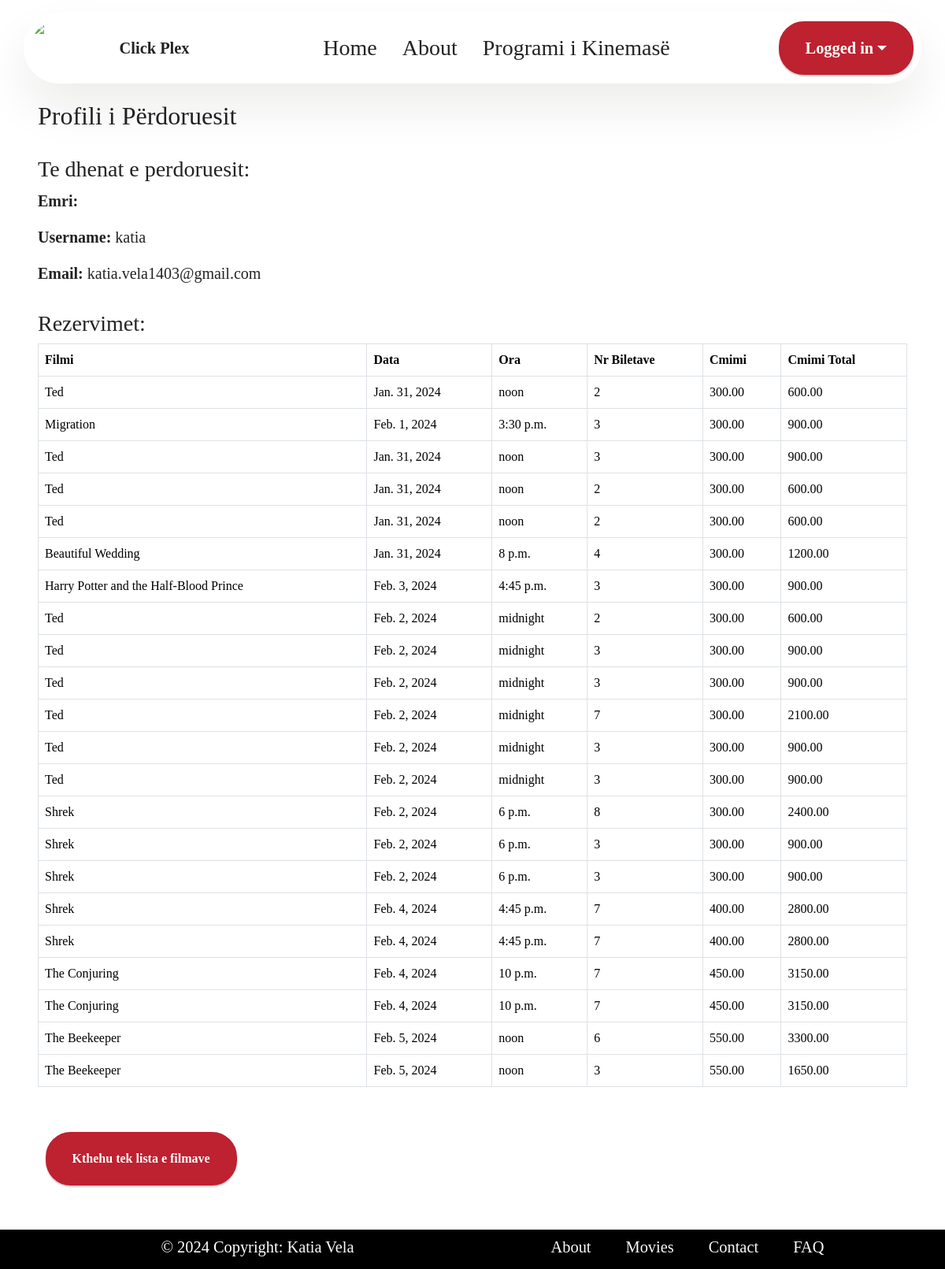
/accounts/profile/ (signed in), run on the app's committed database.
### App/models.py (models this page shows, shortened)
class Reservation(models.Model):
    user = models.ForeignKey(User, on_delete=models.CASCADE)
    showing = models.ForeignKey(Showing, on_delete=models.CASCADE)
    number_of_tickets = models.IntegerField()
    reservation_date = models.DateTimeField(auto_now_add=True)

class Showing(models.Model):
    movie = models.ForeignKey(Movie, on_delete=models.CASCADE)
    cinema = models.ForeignKey(Cinema, on_delete=models.CASCADE)
    hall = models.ForeignKey(Hall, on_delete=models.CASCADE)
    date = models.DateField()
    time = models.TimeField()
    ticket_price = models.DecimalField(max_digits=8, decimal_places=2, default=300.00)

class Movie(models.Model):
    title = models.CharField(max_length=250)
    director = models.CharField(max_length=100)
    categories = models.ManyToManyField(Category)
    actors = models.ManyToManyField(Actor,related_name='movies')
    description = models.TextField()
    duration = models.IntegerField()
    country_of_origin = models.CharField(max_length=100)
    release_year = models.DateField()
    poster_image = models.ImageField(upload_to="movies/")

### App/views.py (the view)
# urls.py: path('accounts/profile/', profile_view, name='profile'),
@login_required
def profile_view(request):
    user = request.user
    reservations = Reservation.objects.filter(user_id=user.id)
    for reservation in reservations:
        reservation.total_price = reservation.showing.ticket_price * reservation.number_of_tickets
    return render(request, 'profile.html', {'user': user, 'reservations': reservations})

### App/templates/profile.html
{% extends 'base/index.html' %}
{% load static %}
{% block content %}
<section class="cid-u2aXRc00UE container-fluid">
    <div class="container">
        <h2 class="mt-4 mb-4">Profili i Përdoruesit</h2>
        <div class="user-info mb-4">
            <h3>Te dhenat e perdoruesit:</h3>
            <p class="lead"><strong>Emri:</strong> {{ user.first_name }} {{ user.last_name }}</p>
            <p class="lead"><strong>Username:</strong> {{ user.username }}</p>
            <p class="lead"><strong>Email:</strong> {{ user.email }}</p>
        </div>
        <div class="reservations mb-4">
            <h3>Rezervimet:</h3>
            {% if reservations %}
                <div class="table-responsive">
                    <table class="table table-hover  table-bordered ">
                        <thead class="thead-dark">
                            <tr>
                                <th scope="col">Filmi</th>
                                <th scope="col">Data</th>
                                <th scope="col">Ora</th>
                                <th scope="col">Nr Biletave</th>
                                <th scope="col">Cmimi</th>
                                <th scope="col">Cmimi Total</th>
                            </tr>
                        </thead>
                        <tbody>
                            {% for reservation in reservations %}
                                <tr>
                                    <td>{{ reservation.showing.movie.title }}</td>
                                    <td>{{ reservation.showing.date }}</td>
                                    <td>{{ reservation.showing.time }}</td>
                                    <td>{{ reservation.number_of_tickets }}</td>
                                    <td>{{ reservation.showing.ticket_price }}</td>
                                    <td>{{ reservation.total_price }}</td>
                                </tr>
                            {% endfor %}
                        </tbody>
                    </table>
                </div>
            {% else %}
                <p class="lead">Nuk ka rezervime.</p>
            {% endif %}
        </div>
        <a href="{% url 'movie_list' %}" class="btn btn-danger rounded-5">Kthehu tek lista e filmave</a>
    </div>
</section>
{% endblock %}

### App/static/css/style1.css (style rules this page uses)
section { background-color: #ffffff; }
body { font-style: normal; line-height: 1.5; font-weight: 400; color: #232323; position: relative; }
section, .container, .container-fluid { position: relative; word-wrap: break-word; }
a { font-style: normal; font-weight: 400; cursor: pointer; }
a, a:hover { text-decoration: none; }
h1, h2, h3, h4, h5, h6, .display-1, .display-2, .display-4, .display-5, .display-7, span, p, a { word-break: break-word; word-wrap: break-word; font-weight: 400; }
b, strong { font-weight: bold; }
section { background-position: 50% 50%; background-repeat: no-repeat; background-size: cover; }
.btn { font-weight: 600; border-width: 1px; font-style: normal; margin: 0.6rem 0.6rem; white-space: normal; transition: all 0.2s ease-in-out; display: inline-flex; align-items: center; justify-content: center; word-break: break-word; }
html, body { height: auto; min-height: 100vh; }
.mt-4 { margin-top: 2rem !important; }
.mb-4 { margin-bottom: 2rem !important; }
.container, .container-fluid { padding-left: 16px; padding-right: 16px; }
@media (min-width: 992px) { .container-fluid { padding-left: 32px; padding-right: 32px; } }

### App/static/css/additional.css (style rules this page uses)
.btn { border-width: 2px; }
body { font-family: var(--display1-font, 'Inter Tight'); background: color-mix(in srgb, var(--dominant-color, #0f1305) 10%, transparent); }
.btn { padding: 1.25rem 2rem; border-radius: 4px; }
.btn-danger, .btn-danger:active { background-color: var(--danger-color, #ffea64) !important; border-color: var(--danger-color, #ffea64) !important; color: var(--danger-text, #645600) !important; box-shadow: 0 2px 2px 0 rgba(0, 0, 0, 0.2); }
a, a:hover { color: var(--primary-color, #9fe870); }
body { overflow-x: hidden; }
a { transition: color 0.6s; }

### App/templates/base/index.html (style rules this page uses)
:root { --background: #EAEAEC; --dominant-color: #2B2D42; --primary-color: #EF233C; --secondary-color: #8D99AE; --success-color: #23BC75; --danger-color: #BE2130; --warning-color: #DFA700; --info-color: #0BB2D4; --background-text: #000000; --dominant-text: #FFFFFF; --primary-text: #FFFFFF; --secondary-text: #000000; --success-text: #FFFFFF; --danger-text: #FFFFFF; --warning-text: #000000; --info-text: #FFFFFF; }
.cid-u2aXRc00UE { padding-top: 6rem; padding-bottom: 6rem; background-color: #ffffff; }

### data on the page
Reservation: showing.movie "Ted", showing "Jan. 31, 2024", showing.time "noon", number_of_tickets "2", showing.ticket_price "300.00", total_price "600.00"
Reservation: showing.movie "Migration", showing "Feb. 1, 2024", showing.time "3:30 p.m.", number_of_tickets "3", showing.ticket_price "300.00", total_price "900.00"
Reservation: showing.movie "Ted", showing "Jan. 31, 2024", showing.time "noon", number_of_tickets "3", showing.ticket_price "300.00", total_price "900.00"
Reservation: showing.movie "Ted", showing "Jan. 31, 2024", showing.time "noon", number_of_tickets "2", showing.ticket_price "300.00", total_price "600.00"
Reservation: showing.movie "Ted", showing "Jan. 31, 2024", showing.time "noon", number_of_tickets "2", showing.ticket_price "300.00", total_price "600.00"
Reservation: showing.movie "Beautiful Wedding", showing "Jan. 31, 2024", showing.time "8 p.m.", number_of_tickets "4", showing.ticket_price "300.00", total_price "1200.00"
Reservation: showing.movie "Harry Potter and the Half-Blood Prince", showing "Feb. 3, 2024", showing.time "4:45 p.m.", number_of_tickets "3", showing.ticket_price "300.00", total_price "900.00"
Reservation: showing.movie "Ted", showing "Feb. 2, 2024", showing.time "midnight", number_of_tickets "2", showing.ticket_price "300.00", total_price "600.00"
Reservation: showing.movie "Ted", showing "Feb. 2, 2024", showing.time "midnight", number_of_tickets "3", showing.ticket_price "300.00", total_price "900.00"
Reservation: showing.movie "Ted", showing "Feb. 2, 2024", showing.time "midnight", number_of_tickets "3", showing.ticket_price "300.00", total_price "900.00"
Reservation: showing.movie "Ted", showing "Feb. 2, 2024", showing.time "midnight", number_of_tickets "7", showing.ticket_price "300.00", total_price "2100.00"
Reservation: showing.movie "Ted", showing "Feb. 2, 2024", showing.time "midnight", number_of_tickets "3", showing.ticket_price "300.00", total_price "900.00"
Reservation: showing.movie "Ted", showing "Feb. 2, 2024", showing.time "midnight", number_of_tickets "3", showing.ticket_price "300.00", total_price "900.00"
Reservation: showing.movie "Shrek", showing "Feb. 2, 2024", showing.time "6 p.m.", number_of_tickets "8", showing.ticket_price "300.00", total_price "2400.00"
Reservation: showing.movie "Shrek", showing "Feb. 2, 2024", showing.time "6 p.m.", number_of_tickets "3", showing.ticket_price "300.00", total_price "900.00"
Reservation: showing.movie "Shrek", showing "Feb. 2, 2024", showing.time "6 p.m.", number_of_tickets "3", showing.ticket_price "300.00", total_price "900.00"
Reservation: showing.movie "Shrek", showing "Feb. 4, 2024", showing.time "4:45 p.m.", number_of_tickets "7", showing.ticket_price "400.00", total_price "2800.00"
Reservation: showing.movie "Shrek", showing "Feb. 4, 2024", showing.time "4:45 p.m.", number_of_tickets "7", showing.ticket_price "400.00", total_price "2800.00"
Reservation: showing.movie "The Conjuring", showing "Feb. 4, 2024", showing.time "10 p.m.", number_of_tickets "7", showing.ticket_price "450.00", total_price "3150.00"
Reservation: showing.movie "The Conjuring", showing "Feb. 4, 2024", showing.time "10 p.m.", number_of_tickets "7", showing.ticket_price "450.00", total_price "3150.00"
Reservation: showing.movie "The Beekeeper", showing "Feb. 5, 2024", showing.time "noon", number_of_tickets "6", showing.ticket_price "550.00", total_price "3300.00"
Reservation: showing.movie "The Beekeeper", showing "Feb. 5, 2024", showing.time "noon", number_of_tickets "3", showing.ticket_price "550.00", total_price "1650.00"

### other printed values
{{ user.username }} "katia"
{{ user.email }} "katia.vela1403@gmail.com"
